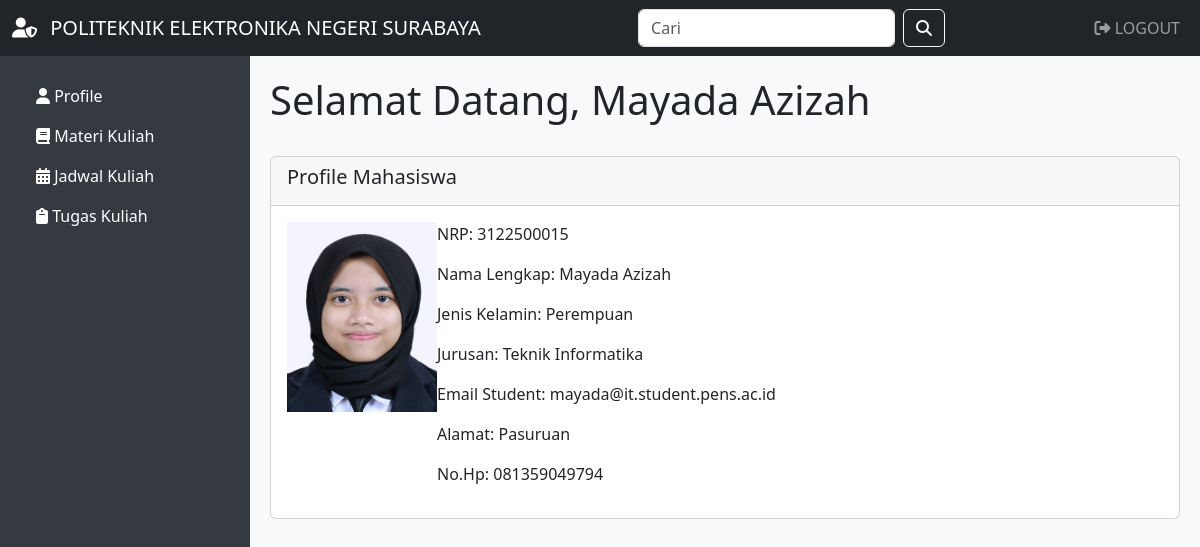
/halmahasiswa.php?id_mahasiswa=24 (signed in), run on the app's committed database.
### tables this page shows
CREATE TABLE `mahasiswa` (
  `id_mahasiswa` int(10) NOT NULL,
  `username` varchar(255) NOT NULL,
  `password` varchar(255) NOT NULL,
  `NRP` varchar(11) NOT NULL,
  `Nama` varchar(100) NOT NULL,
  `Jenis_Kelamin` varchar(20) NOT NULL,
  `Jurusan` varchar(25) NOT NULL,
  `Email_Student` varchar(100) NOT NULL,
  `Alamat` text NOT NULL,
  `No_HP` varchar(50) NOT NULL,
  `Asal_SMA` varchar(100) NOT NULL,
  `Matakuliahfav` varchar(100) NOT NULL,
  `foto` varchar(225) NOT NULL
);

### halmahasiswa.php (the view, shortened to what this page needs)
<?php
include 'koneksi.php';
$id_mahasiswa = $_GET["id_mahasiswa"];
$query = "SELECT * FROM mahasiswa WHERE id_mahasiswa = '$id_mahasiswa'";
$result = mysqli_query($koneksi, $query);
$data = mysqli_fetch_assoc($result);
?>
<!DOCTYPE html>
<html lang="en">
<head>
    <link rel="stylesheet" href="https://cdnjs.cloudflare.com/ajax/libs/font-awesome/6.0.0-beta3/css/all.min.css">
    <link href="https://cdn.jsdelivr.net/npm/bootstrap@5.3.0-alpha2/dist/css/bootstrap.min.css" rel="stylesheet">
</head>
<body>
    <nav class="navbar navbar-expand-lg navbar-dark bg-dark text-uppercase">
        <div class="container-fluid">
            <a class="navbar-brand" href="index.php">
                <i class="fas fa-user-shield me-2"></i> Politeknik Elektronika Negeri Surabaya
            </a>
            <div class="collapse navbar-collapse" id="navbarSupportedContent">
                <form class="d-flex ms-auto">
                    <input class="form-control me-2" type="search" placeholder="Cari" aria-label="Search">
                    <button class="btn btn-outline-light" type="submit">
                        <i class="fas fa-search"></i>
                    </button>
                </form>
                <ul class="navbar-nav ms-auto">
                    <li class="nav-item">
                        <a class="nav-link" href="logout.php"><i class="fas fa-sign-out-alt"></i> Logout</a>
                    </li>
                </ul>
            </div>
        </div>
    </nav>
    <div class="dashboard">
        <ul class="nav flex-column">
            <li class="nav-item">
                <a class="nav-link active text-white" href="halmahasiswa.php?id_mahasiswa=<?php echo $data['id_mahasiswa'] ?>"><i class="fas fa-user"></i> Profile</a>
            </li>
            <li class="nav-item">
                <a class="nav-link active text-white" href="materimahasiswa.php?id_mahasiswa=<?php echo $data['id_mahasiswa'] ?>"><i class="fas fa-book"></i> Materi Kuliah</a>
            </li>
            <li class="nav-item">
                <a class="nav-link active text-white" href="jadwalmahasiswa.php"><i class="fas fa-calendar-alt"></i> Jadwal Kuliah</a>
            </li>
            <li class="nav-item">
                <a class="nav-link active text-white" href="tugasmahasiswa.php?id_mahasiswa=<?php echo $data['id_mahasiswa']; ?>"><i class="fas fa-clipboard"></i> Tugas Kuliah</a>
            </li>
        </ul>
    </div>
    <div class="content">
        <h1>Selamat Datang, <?php echo $data['Nama']; ?></h1>
        <br>
        <div class="card">
            <div class="card-header">
                <h5>Profile Mahasiswa</h5>
            </div>
            <div class="card-body">
                <div class="row">
                    <div class="col-md-2">
                        <img src="gambar/<?php echo $data['foto']; ?>" width="150" height="190">
                    </div>
                    <div class="col-md-10">
                        <p>NRP: <?php echo $data['NRP']; ?></p>
                        <p>Nama Lengkap: <?php echo $data['Nama']; ?></p>
                        <p>Jenis Kelamin: <?php echo $data['Jenis_Kelamin']; ?></p>
                        <p>Jurusan: <?php echo $data['Jurusan']; ?></p>
                        <p>Email Student: <?php echo $data['Email_Student']; ?></p>
                        <p>Alamat: <?php echo $data['Alamat']; ?></p>
                        <p>No.Hp: <?php echo $data['No_HP']; ?></p>
                    </div>
                </div>
            </div>
        </div>
    </div>
</body>
</html>

### halmahasiswa.php (style rules this page uses)
.dashboard { background-color: #343a40; color: #fff; padding: 20px; }
.dashboard .nav-link { color: #fff; }
.content { padding: 20px; background-color: #f8f9fa; }
@media (min-width: 992px) { .dashboard { position: fixed; top: 56px; bottom: 0; left: 0; width: 250px; overflow-y: auto; } }
@media (min-width: 992px) { .content { margin-left: 250px; height: calc(100vh - 56px); overflow-y: auto; } }

### data on the page
mahasiswa: Nama "Mayada Azizah", foto (picture), NRP "3122500015", Jenis_Kelamin "Perempuan", Jurusan "Teknik Informatika", Email_Student "mayada@it.student.pens.ac.id", Alamat "Pasuruan", No_HP "081359049794"
